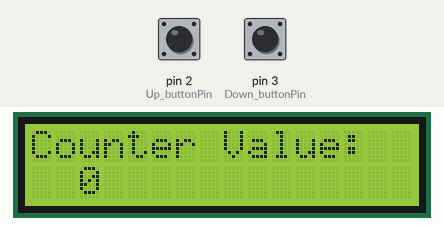
The sketch below on a simulated Arduino Uno, built with avr-gcc and run on an emulated ATmega328P. Shown: 16×2 character LCD. The inputs (shaded band) are chosen by the test bench; at power-on: pin 2 (Up_buttonPin) HIGH, pin 3 (Down_buttonPin) HIGH. What the sketch prints to the serial monitor is not drawn.

Above: at 1.2 s.
1.3 s: pin 2 (Up_buttonPin) pulled LOW for 0.15 s
At 2.2 s:
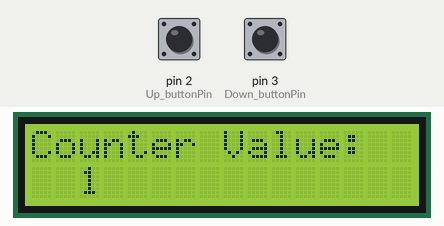
2.9 s: pin 2 (Up_buttonPin) pulled LOW for 1 s
At 3.5 s:
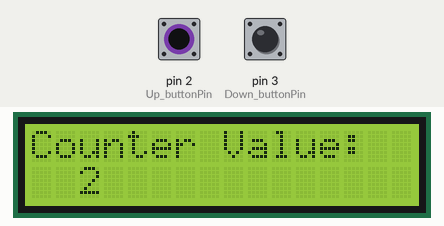
Timing chart, 0 to 5.9 s (numbered marks = the images above; inputs shaded):
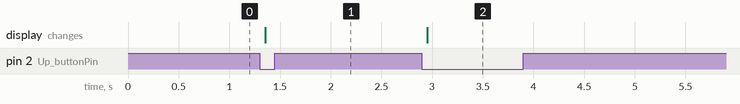

The sketch:

Arduino_Counter_Value_Increment____Decrement.ino
```cpp
#include <LiquidCrystal.h>  //Library LiquidCrystal


const int rs = 12, en = 11, d4 = 7, d5 = 6, d6 = 5, d7 = 4;
LiquidCrystal lcd(rs, en, d4, d5, d6, d7);

const int  Up_buttonPin   = 2;
const int  Down_buttonPin = 3;

int buttonPushCounter = 0;    // counter for the number of button presses
int up_buttonState = 0;       // current state of the up button
int up_lastButtonState = 0;   // previous state of the up button

int down_buttonState = 0;         // current state of the up button
int down_lastButtonState = 0;     // previous state of the up button
bool bPress = false;


void setup()
{
  Serial.begin(9600);
  pinMode( Up_buttonPin , INPUT_PULLUP);
  pinMode( Down_buttonPin , INPUT_PULLUP);
  lcd.begin(16, 2);
  lcd.setCursor(0, 0);
  lcd.print("Counter Value:");
  lcd.setCursor(2, 1);
  lcd.print(buttonPushCounter);
}
void loop()
{
  checkUp();
  checkDown();

  if ( bPress)
  {
    bPress = false;
    lcd.setCursor(2, 1);
    lcd.print("               ");
    lcd.setCursor(2, 1);
    lcd.print(buttonPushCounter);
  }
}
void checkUp()
{
  up_buttonState = digitalRead(Up_buttonPin);
  if (up_buttonState != up_lastButtonState)    // compare the buttonState to its previous state
  {
    if (up_buttonState == LOW)   // if the state has changed, increment the counter
    {
      bPress = true;  // if the current state is HIGH then the button went from off to on:
      buttonPushCounter++;
      Serial.println("on");
      Serial.print("number of button pushes: ");
      Serial.println(buttonPushCounter);
    }
    else {
      Serial.println("off"); // if the current state is LOW then the button went from on to off:
    }
    delay(50);  // Delay a little bit to avoid bouncing
  }

  up_lastButtonState = up_buttonState;   // save the current state as the last state, for next time through the loop
}

void checkDown()
{
  down_buttonState = digitalRead(Down_buttonPin);
  if (down_buttonState != down_lastButtonState)  // compare the buttonState to its previous state
  {
    if (down_buttonState == LOW)   // if the state has changed, increment the counter
    {
      bPress = true;
      buttonPushCounter--;  // if the current state is HIGH then the button went from off to on:
      Serial.println("on");
      Serial.print("number of button pushes: ");
      Serial.println(buttonPushCounter);
    } else {
      Serial.println("off");  // if the current state is LOW then the button went from on to off:
    }
    delay(50);            // Delay a little bit to avoid bouncing
  }
  down_lastButtonState = down_buttonState;  // save the current state as the last state, for next time through the loop

}
```

Measured:
- after the input at 1.3 s, the display: changes after 0.05 s (image 1)
- after the input at 2.9 s, the display: changes after 0.05 s (image 2)
